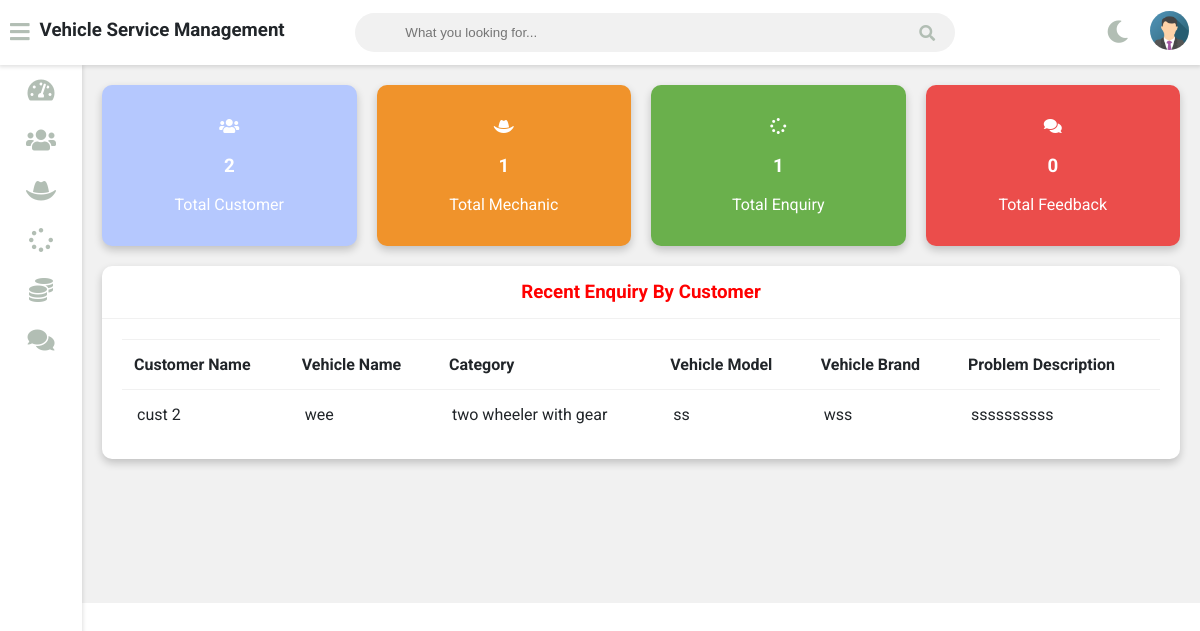
The app's page /admin-dashboard (signed in) with its own data.
### vehicle/models.py (models this page shows, shortened)
class Customer(models.Model):
    user=models.OneToOneField(User,on_delete=models.CASCADE)
    profile_pic= models.ImageField(upload_to='profile_pic/CustomerProfilePic/',null=True,blank=True)
    address = models.CharField(max_length=40)
    mobile = models.CharField(max_length=20,null=False)
    @property
    def get_name(self):
        return self.user.first_name+" "+self.user.last_name

class Request(models.Model):
    cat=(('two wheeler with gear','two wheeler with gear'),('two wheeler without gear','two wheeler without gear'),('three wheeler','three wheeler'),('four wheeler','four wheeler'))
    category=models.CharField(max_length=50,choices=cat)
    vehicle_no=models.PositiveIntegerField(null=False)
    vehicle_name = models.CharField(max_length=40,null=False)
    vehicle_model = models.CharField(max_length=40,null=False)
    vehicle_brand = models.CharField(max_length=40,null=False)
    problem_description = models.CharField(max_length=500,null=False)
    date=models.DateField(auto_now=True)
    cost=models.PositiveIntegerField(null=True)
    customer=models.ForeignKey('Customer', on_delete=models.CASCADE,null=True)
    mechanic=models.ForeignKey('Mechanic',on_delete=models.CASCADE,null=True)
    stat=(('Pending','Pending'),('Approved','Approved'),('Repairing','Repairing'),('Repairing Done','Repairing Done'),('Released','Released'))
    status=models.CharField(max_length=50,choices=stat,default='Pending',null=True)

### vehicle/views.py (the view)
# urls.py: path('admin-dashboard', views.admin_dashboard_view,name='admin-dashboard'),
@login_required(login_url='adminlogin')
def admin_dashboard_view(request):
    enquiry=models.Request.objects.all().order_by('-id')
    customers=[]
    for enq in enquiry:
        customer=models.Customer.objects.get(id=enq.customer_id)
        customers.append(customer)
    dict={
    'total_customer':models.Customer.objects.all().count(),
    'total_mechanic':models.Mechanic.objects.all().count(),
    'total_request':models.Request.objects.all().count(),
    'total_feedback':models.Feedback.objects.all().count(),
    'data':zip(customers,enquiry),
    }
    return render(request,'vehicle/admin_dashboard.html',context=dict)

### templates/vehicle/admin_dashboard.html
{% extends 'vehicle/adminbase.html' %}
{% load static %}
{% block content %}
	<div class="wrapper">
		<div class="row">
			<div class="col-3 col-m-6 col-sm-6">
				<div class="counter bg-primary">
					<p>
						<i class="fas fa-users"></i>
					</p>
					<h3>{{total_customer}}</h3>
					<p>Total Customer</p>
				</div>
			</div>
			<div class="col-3 col-m-6 col-sm-6">
				<div class="counter bg-warning">
					<p>
						<i class="fas fa-hat-cowboy"></i>
					</p>
					<h3>{{total_mechanic}}</h3>
					<p>Total Mechanic</p>
				</div>
			</div>
			<div class="col-3 col-m-6 col-sm-6">
				<div class="counter bg-success">
					<p>
						<i class="fas fa-spinner"></i>
					</p>
					<h3>{{total_request}}</h3>
					<p>Total Enquiry</p>
				</div>
			</div>
			<div class="col-3 col-m-6 col-sm-6">
				<div class="counter bg-danger">
					<p>
						<i class="fas fa-comments"></i>
					</p>
					<h3>{{total_feedback}}</h3>
					<p>Total Feedback</p>
				</div>
			</div>
		</div>
		<div class="row">
			<div class="col-12 col-m-12 col-sm-12">
				<div class="card">
					<div class="card-header">
						<h3 style="color:red; text-align:center" >Recent Enquiry By Customer
						</h3>
					</div>
					<div class="card-content">
						<table>
							<thead>
								<tr>
									<th>Customer Name</th>
									<th>Vehicle Name</th>
									<th>Category</th>
									<th>Vehicle Model</th>
									<th>Vehicle Brand</th>
									<th>Problem Description</th>
								</tr>
							</thead>
							<tbody>
								{% for c,r in data %}
								<tr>
									<td> {{c.get_name}}</td>
									<td> {{r.vehicle_name}}</td>
									<td>{{r.category}}</td>
									<td>{{r.vehicle_model}}</td>
									<td>{{r.vehicle_brand}}</td>
									<td>{{r.problem_description}}</td>
								</tr>
								{% endfor %}
							</tbody>
						</table>
					</div>
				</div>
			</div>
		</div>
  <br><br><br><br><br><br>
	</div>
{% endblock content %}

### templates/vehicle/adminbase.html (shortened to what this page needs)
<!DOCTYPE html>
{% load static %}
<html>
<head>
	<link rel="stylesheet" type="text/css" href="https://cdnjs.cloudflare.com/ajax/libs/Chart.js/2.9.3/Chart.min.css">
	<link rel="stylesheet" type="text/css" href="{% static "fontawesome-free/css/all.min.css" %}">
	<link rel="stylesheet" type="text/css" href="{% static "style.css" %}">
</head>
<body class="overlay-scrollbar">
	<div class="navbar">
		<ul class="navbar-nav">
			<li class="nav-item">
				<a class="nav-link">
					<i class="fas fa-bars" onclick="collapseSidebar()"></i>
				</a>
			</li>
			<li class="nav-item">
				<h3>Vehicle Service Management</h3>
			</li>
		</ul>
		<form class="navbar-search">
			<input type="text" name="Search" class="navbar-search-input" placeholder="What you looking for...">
			<i class="fas fa-search"></i>
		</form>
		<ul class="navbar-nav nav-right">
			<li class="nav-item mode">
				<a class="nav-link" href="#" onclick="switchTheme()">
					<i class="fas fa-moon dark-icon"></i>
				</a>
			</li>
			<li class="nav-item avt-wrapper">
				<div class="avt dropdown">
					<img src="{% static "images/admin.png" %} " alt="User image" class="dropdown-toggle" data-toggle="user-menu">
				</div>
			</li>
		</ul>
	</div>
	<div class="sidebar">
		<ul class="sidebar-nav">
			<li class="sidebar-nav-item">
				<a href="/admin-dashboard" class="sidebar-nav-link">
					<div>
						<i class="fas fa-tachometer-alt"></i>
					</div>
				</a>
			</li>
			<li class="sidebar-nav-item">
				<a href="/admin-customer" class="sidebar-nav-link">
					<div>
						<i class="fas fa-users"></i>
					</div>
				</a>
			</li>
			<li  class="sidebar-nav-item">
				<a href="/admin-mechanic" class="sidebar-nav-link">
					<div>
					<i class="fas fa-hat-cowboy"></i>
					</div>
				</a>
			</li>
			<li  class="sidebar-nav-item">
				<a href="/admin-request" class="sidebar-nav-link">
					<div>
						<i class="fas fa-spinner"></i>
					</div>
				</a>
			</li>
			<li  class="sidebar-nav-item">
				<a href="/admin-report" class="sidebar-nav-link">
					<div>
						<i class="fas fa-coins"></i>
					</div>
				</a>
			</li>
			<li  class="sidebar-nav-item">
				<a href="/admin-feedback" class="sidebar-nav-link">
					<div>
					<i class="fas fa-comments"></i>
					</div>
				</a>
			</li>
		</ul>
	</div>
<div>
	<div class="content">
		{% block content %}
		{% endblock content %}
	</div>
</div>
</body>
</html>

### static/style.css (style rules this page uses)
:root { --primary-color:#b5c8fe ; --success-color: #6ab04c; --warning-color: #f0932b; --danger-color: #eb4d4b; --light-color: #212529; --light-second-color: #b2beb4; --light-background: #ffffff; --light-second-background: #f1f1f1; --dark-color: #909090; --dark-second-color: #f5f6fa; --dark-background: #23242D; --dark-second-background: #181818; }
.light { --main-bg-color: var(--light-background); --second-bg-color: var(--light-second-background); --main-color: var(--light-color); --second-color: var(--light-second-color); }
.bg-primary { background: var(--primary-color); }
.bg-success { background: var(--success-color); }
.bg-warning { background: var(--warning-color); }
.bg-danger { background: var(--danger-color); }
* { box-sizing: border-box; }
body { font-family: 'Roboto', sans-serif; background: var(--main-bg-color); color: var(--main-color); margin: 0; }
.navbar { display: flex; flex-direction: row; background: var(--main-bg-color); color: var(--main-color); position: fixed; top: 0; right: 0; left: 0; z-index: 101; box-shadow: rgba(0,0,0,0.12) 0px 1px 4px 1px; }
.navbar-nav { list-style: none; display: flex; flex-direction: row; padding-left: 0; margin-bottom: 0; margin-top: 0; }
.nav-link { float: left; text-align: center; padding: 21px 10px; text-decoration: none; font-size: 17px; color: var(--second-color); position: relative; }
.navbar-nav i { font-size: 1.4rem; }
.nav-right { margin-left: auto; }
.navbar-search { position: relative; margin: auto; width: 50%; }
.navbar-search input { background: var(--second-bg-color); border: none; padding: 12px 50px 12px 50px; width: 100%; outline: none; color: var(--main-color); border-radius: 20px; }
.navbar-search i { position: absolute; top: 50%; right: 20px; transform: translateY(-50%); color: var(--second-color); cursor: pointer; }
.avt img { width: 39px; height: 39px; border-radius: 50%; }
.avt { padding: 11px }
.dropdown { position: relative; }
.wrapper { padding: 10px; margin-left: 82px; padding-top: 75px; background: var(--second-bg-color); transition: margin-left .5s; }
.sidebar { width: 82px; height: 100vh; position: fixed; margin-top: 65px; background: var(--main-bg-color); box-shadow: rgba(0,0,0,0.12) 0px 1px 4px 1px; overflow: hidden; z-index: 100; transition: width .5s; }
.sidebar-nav { list-style: none; padding: 0; margin: 0; display: flex; flex-direction: column; align-items: center; height: 100vh; }
.sidebar-nav-item { width: 100%; }
.sidebar-nav-link { display: flex; align-items: center; color: var(--main-color); text-decoration: none; }
.sidebar-nav-link i { font-size: 1.5rem; color: var(--second-color); position: absolute; left: 50%; top: 50%; transform: translate(-50%, -50%); }
.sidebar-nav-link div { min-width: 82px; height: 50px; position: relative; }
.row { display: flex; flex-wrap: wrap; flex-direction: row; }
.row:after, .row:before { box-sizing: border-box; }
[class*="col-"] { padding: 10px; }
@media only screen and (min-width: 600px) { .col-sm-6 { width: 50%; } }
@media only screen and (min-width: 600px) { .col-sm-12 { width: 100%; } }
@media only screen and (min-width: 768px) { .col-m-6 { width: 50%; } }
@media only screen and (min-width: 768px) { .col-m-12 { width: 100%; } }
@media only screen and (min-width: 992px) { .col-3 { width: 25%; } }
@media only screen and (min-width: 992px) { .col-12 { width: 100%; } }
.counter { padding: 16px; text-align: center; color: #fff; border-radius: 10px; box-shadow: 0 4px 8px 0 rgba(0,0,0,0.2); }
.card { background: var(--main-bg-color); color: var(--main-color); border-radius: 10px; margin-bottom: 10px; box-shadow: 0 4px 8px 0 rgba(0,0,0,0.2); }
.card-header { padding: 15px 30px; border-bottom: 1px solid var(--second-bg-color); position: relative; }
.card-header h3 { margin: 0; }
.card-content { padding: 20px; overflow-x: auto; }
table { border-collapse: collapse; width: 100%; }
table td { border-top: 1px solid var(--second-bg-color); padding: 15px; }
table th { border-top: 1px solid var(--second-bg-color); border-bottom: 1px solid var(--second-bg-color); padding: 15px 12px; text-align: left; }

### records on screen
Customer: get_name "cust 2", vehicle_name "wee", category "two wheeler with gear", vehicle_model "ss", vehicle_brand "wss", problem_description "ssssssssss"

### other values on screen
{{ total_customer }} "2"
{{ total_mechanic }} "1"
{{ total_request }} "1"
{{ total_feedback }} "0"
